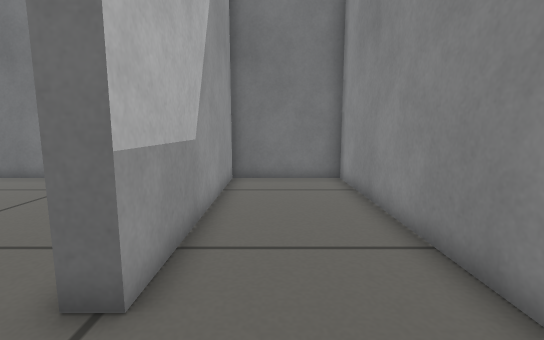
View 1 (above)

12 first-person views from a walk through a world built for the Gazebo simulator. The camera is 0.42 m above the floor, tilts 8° down and sees 85° across. The floor is counted in squares, 0.2 m on a side. Each view is taken from the middle of a square. On the plan, view 1 faces up. The plan holds only what a view shows up to about 17 squares ahead; the rest is blank.

View 2
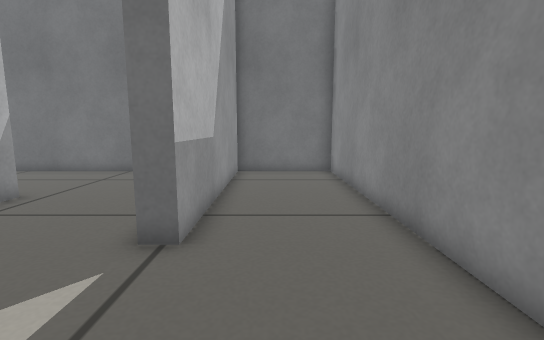

View 3
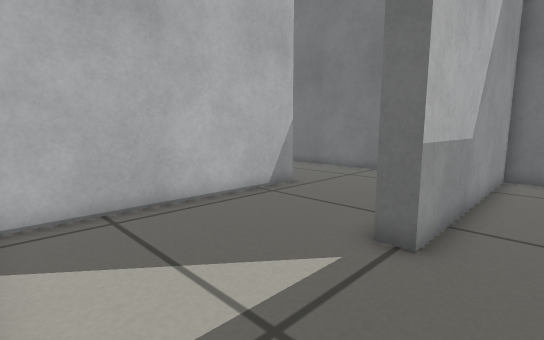

View 4
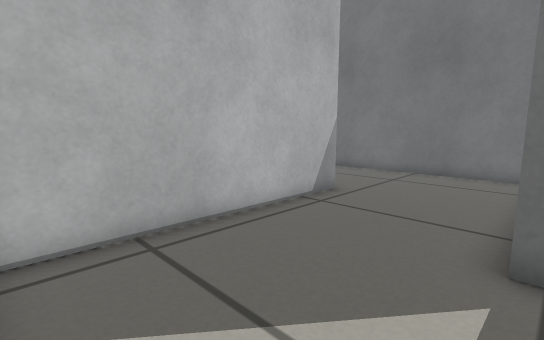

View 5
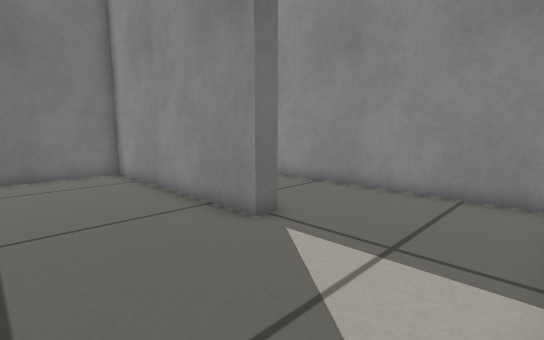

View 6
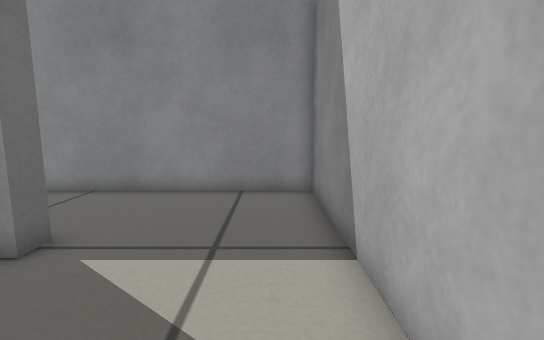

View 7
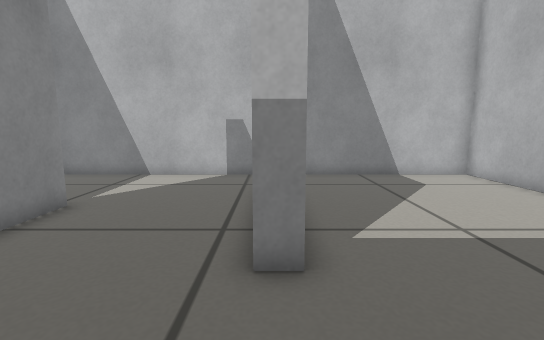

View 8
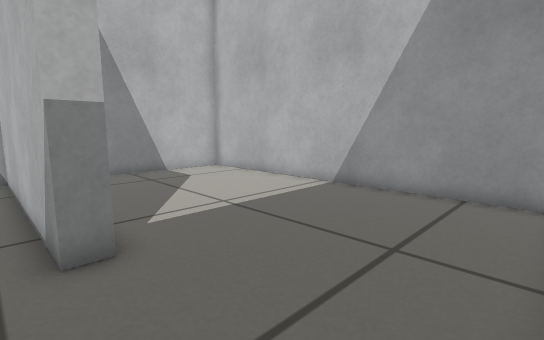

View 9
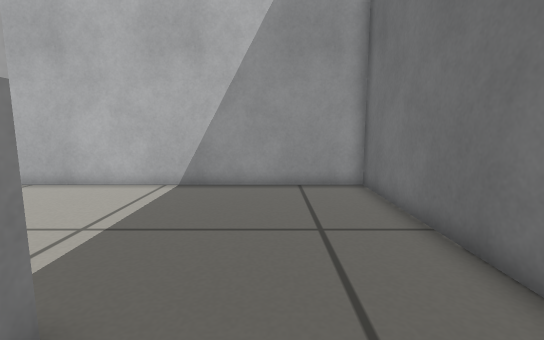

View 10
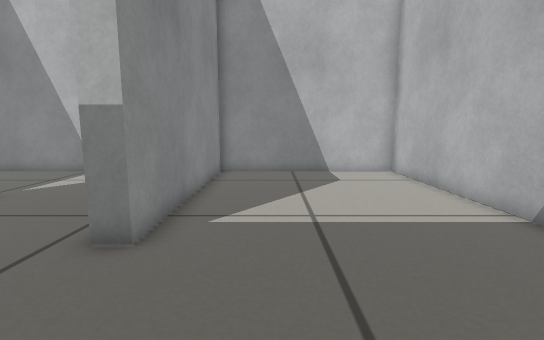

View 11
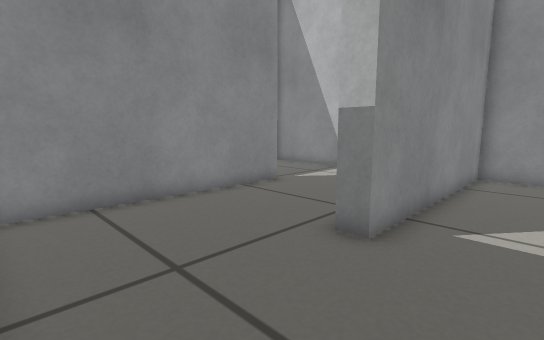

View 12
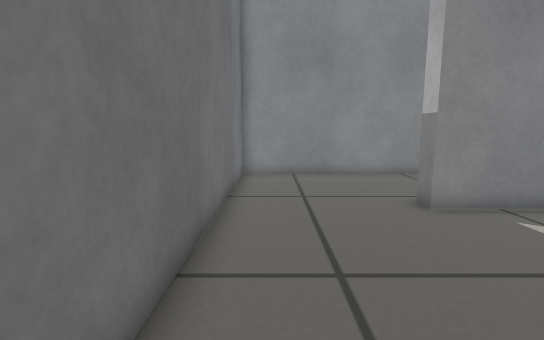

### Floor plan
Ten units are one square. View 1 is at (0, 0); x grows to the right and y downward. Boxes are objects, and circles mark ways between rooms. Rooms are numbered by the first view taken in them; rooms with no view inside come last. Other rooms are left out.
<svg viewBox="-174 -129 208 158">
<path fill="none" stroke="#000" d="M-15 24 29 24 29 -124 -17 -124 -17 -31M-77 -69 -77 24 -15 24M-17 -31 -24 -31 -24 -124 -74 -124M-74 -124 -169 -124 -169 24 -85 24 -85 -69 -77 -69"/>
<circle cx="-20" cy="-5" r="3" fill="#2a7"/>
<circle cx="-80" cy="-95" r="3" fill="#2a7"/>
<text x="0" y="-50">1</text>
<text x="-50" y="-50">2</text>
<text x="-120" y="-50">3</text>
</svg>
Room 1 opens to room 2. Room 2 opens to room 3.

Where each view was taken, in squares from view 1:
view 1: 0 up, 0 right, facing up
view 2: 2 down, 0 right, facing up
view 3: 2 down, 0 right, facing up-left
view 4: 2 down, 2 left, facing up-left
view 5: 2 down, 7 left, facing up-right
view 6: 1 down, 7 left, facing right
view 7: 11 up, 8 left, facing down
view 8: 12 up, 7 left, facing down-left
view 9: 9 up, 6 left, facing left
view 10: 12 up, 11 left, facing down
view 11: 12 up, 11 left, facing down-right
view 12: 11 up, 16 left, facing right
